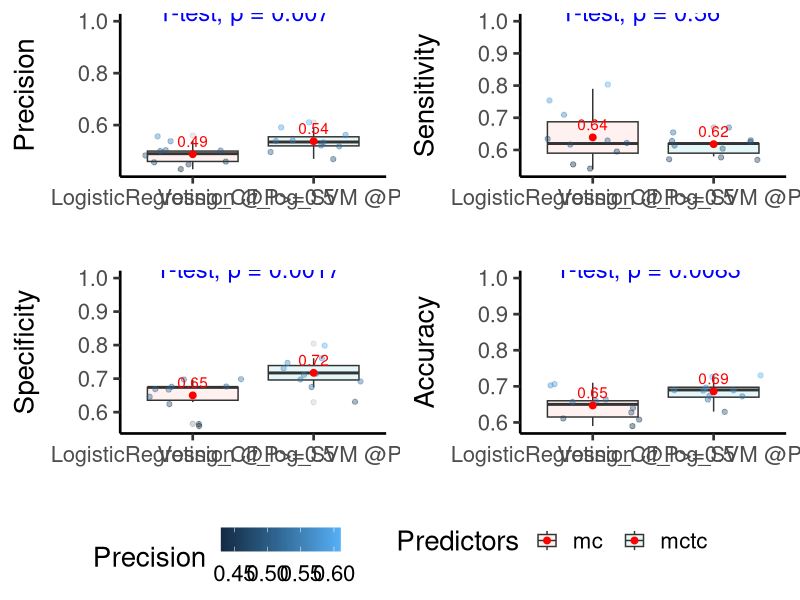
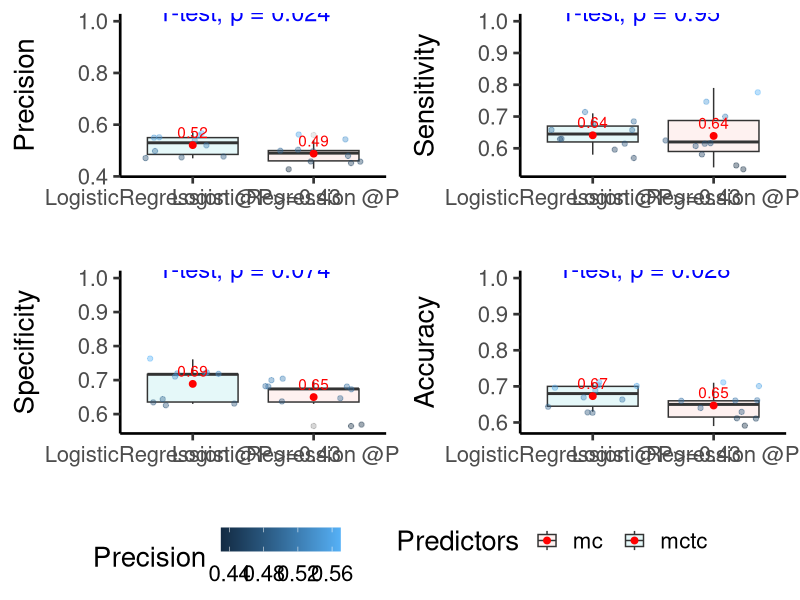

Recreate these plots in R, in order.
setwd("C:\\Users\\Sri Bandhakavi\\Desktop\\Python\\EBTC_ph4\\Modeling\\PCA_eightyfive_percent_data")

library(tidyverse)
library(ggpubr)

three_models<-read.csv("three_models_metrics.csv")

colnames(three_models)[1]<-"ModelClass"

##Compare benchmark model vs best model

benchmark_vs_best_model<-three_models[1:20, ]


a<-ggplot(data=benchmark_vs_best_model, aes(x=Model, y=Precision, fill=Predictors))+geom_boxplot(alpha=0.1)+
  geom_point(aes(color=Precision), position = 'jitter', alpha=0.4)+
  theme_classic(base_size = 20)+xlab("")+ylab("Precision\n")+
  stat_summary(fun.y = mean, color = "red",geom = "point", size = 2)+
  stat_summary(fun.y=mean, colour="red", geom="text", vjust=-0.6, aes( label=round(..y.., digits=2)))+
  stat_compare_means(method="t.test", label.y=1.0, color="blue", size=6, paired = TRUE) +theme(legend.position = "none")


b<-ggplot(data=benchmark_vs_best_model, aes(x=Model, y=Recall, fill=Predictors))+geom_boxplot(alpha=0.1)+
  geom_point(aes(color=Recall), position = 'jitter', alpha=0.4)+
  theme_classic(base_size = 20)+xlab("")+ylab("Sensitivity\n")+
  stat_summary(fun.y = mean, color = "red",geom = "point", size = 2)+
  stat_summary(fun.y=mean, colour="red", geom="text", vjust=-0.6, aes( label=round(..y.., digits=2)))+
  stat_compare_means(method="t.test", label.y=1.0, color="blue", size=6, paired=TRUE) +theme(legend.position = "none")

c<-ggplot(data=benchmark_vs_best_model, aes(x=Model, y=Specificity, fill=Predictors))+geom_boxplot(alpha=0.1)+
  geom_point(aes(color=Specificity), position = 'jitter', alpha=0.4)+
  theme_classic(base_size = 20)+xlab("")+ylab("Specificity\n")+
  stat_summary(fun.y = mean, color = "red",geom = "point", size = 2)+
  stat_summary(fun.y=mean, colour="red", geom="text", vjust=-0.6, aes( label=round(..y.., digits=2)))+
  stat_compare_means(method="t.test", label.y=1.0, color="blue", size=6, paired=TRUE) +theme(legend.position = "none")


d<-ggplot(data=benchmark_vs_best_model, aes(x=Model, y=Accuracy, fill=Predictors))+geom_boxplot(alpha=0.1)+
  geom_point(aes(color=Accuracy), position = 'jitter', alpha=0.4)+
  theme_classic(base_size = 20)+xlab("")+ylab("Accuracy\n")+
  stat_summary(fun.y = mean, color = "red",geom = "point", size = 2)+
  stat_summary(fun.y=mean, colour="red", geom="text", vjust=-0.6, aes( label=round(..y.., digits=2)))+
  stat_compare_means(method="t.test", label.y=1.0, color="blue", size=6, paired=TRUE) +theme(legend.position = "none")

ggarrange(a,b,c,d, ncol = 2, nrow = 2, common.legend=TRUE, legend = "bottom")

##Compare benchmark model vs nextbest model

benchmark_vs_next_best_model<-three_models[-c(11:20), ]

e<-ggplot(data=benchmark_vs_next_best_model, aes(x=Model, y=Precision, fill=Predictors))+geom_boxplot(alpha=0.1)+
  geom_point(aes(color=Precision), position = 'jitter', alpha=0.4)+
  theme_classic(base_size = 20)+xlab("")+ylab("Precision\n")+
  stat_summary(fun.y = mean, color = "red",geom = "point", size = 2)+
  stat_summary(fun.y=mean, colour="red", geom="text", vjust=-0.6, aes( label=round(..y.., digits=2)))+
  stat_compare_means(method="t.test", label.y=1.0, color="blue", size=6, paired = TRUE) +theme(legend.position = "none")


f<-ggplot(data=benchmark_vs_next_best_model, aes(x=Model, y=Recall, fill=Predictors))+geom_boxplot(alpha=0.1)+
  geom_point(aes(color=Recall), position = 'jitter', alpha=0.4)+
  theme_classic(base_size = 20)+xlab("")+ylab("Sensitivity\n")+
  stat_summary(fun.y = mean, color = "red",geom = "point", size = 2)+
  stat_summary(fun.y=mean, colour="red", geom="text", vjust=-0.6, aes( label=round(..y.., digits=2)))+
  stat_compare_means(method="t.test", label.y=1.0, color="blue", size=6, paired=TRUE) +theme(legend.position = "none")

g<-ggplot(data=benchmark_vs_next_best_model, aes(x=Model, y=Specificity, fill=Predictors))+geom_boxplot(alpha=0.1)+
  geom_point(aes(color=Specificity), position = 'jitter', alpha=0.4)+
  theme_classic(base_size = 20)+xlab("")+ylab("Specificity\n")+
  stat_summary(fun.y = mean, color = "red",geom = "point", size = 2)+
  stat_summary(fun.y=mean, colour="red", geom="text", vjust=-0.6, aes( label=round(..y.., digits=2)))+
  stat_compare_means(method="t.test", label.y=1.0, color="blue", size=6, paired=TRUE) +theme(legend.position = "none")


h<-ggplot(data=benchmark_vs_next_best_model, aes(x=Model, y=Accuracy, fill=Predictors))+geom_boxplot(alpha=0.1)+
  geom_point(aes(color=Accuracy), position = 'jitter', alpha=0.4)+
  theme_classic(base_size = 20)+xlab("")+ylab("Accuracy\n")+
  stat_summary(fun.y = mean, color = "red",geom = "point", size = 2)+
  stat_summary(fun.y=mean, colour="red", geom="text", vjust=-0.6, aes( label=round(..y.., digits=2)))+
  stat_compare_means(method="t.test", label.y=1.0, color="blue", size=6, paired=TRUE) +theme(legend.position = "none")

ggarrange(e,f,g,h, ncol = 2, nrow = 2, common.legend=TRUE, legend = "bottom")
